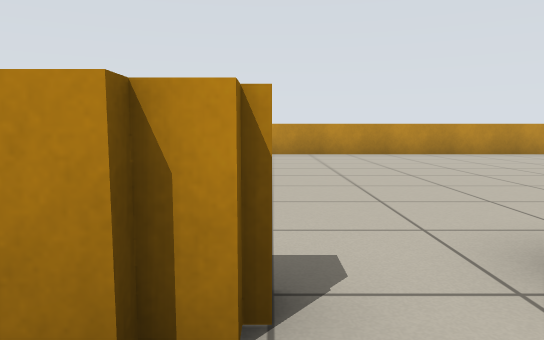
view 1 (above)

24 first-person views from a walk through a world built for the Player/Stage simulator. The camera is 0.66 m above the floor, tilts 6° down and sees 70° across. The lines on the ground mark 1 m squares. The floor is counted in squares, 1 m on a side. Each view is taken from the middle of a square. On the plan, view 1 faces up. The plan holds only what a view shows up to about 11 squares ahead; the rest is blank. The place goes on beyond the plan. Robots are left out.

view 2
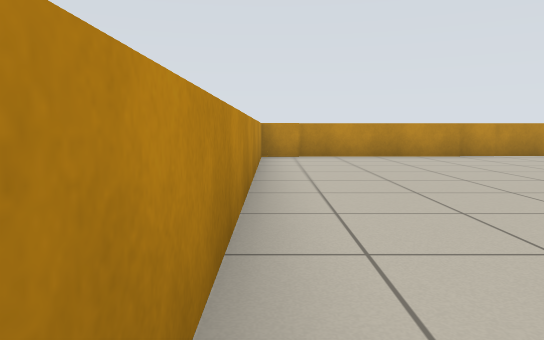

view 3
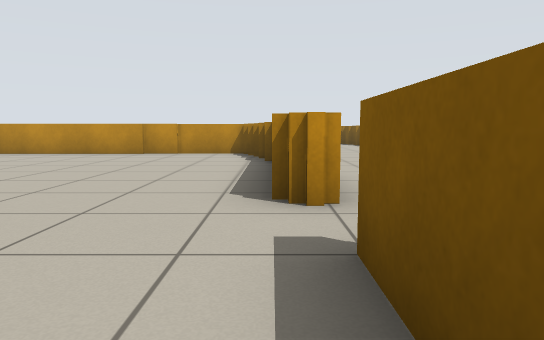

view 4
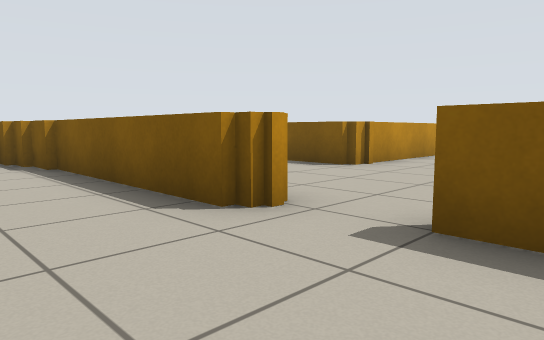

view 5
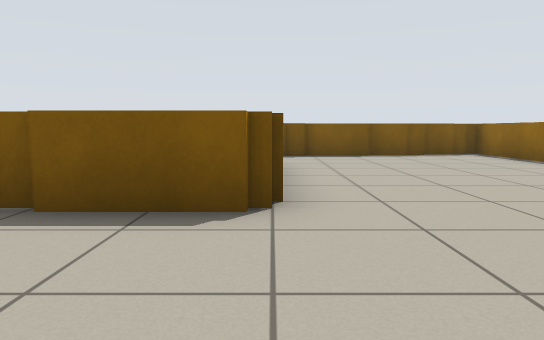

view 6
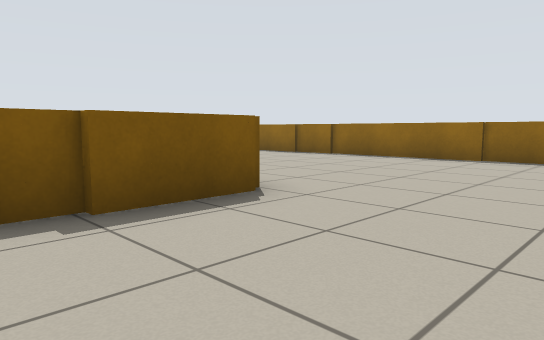

view 7
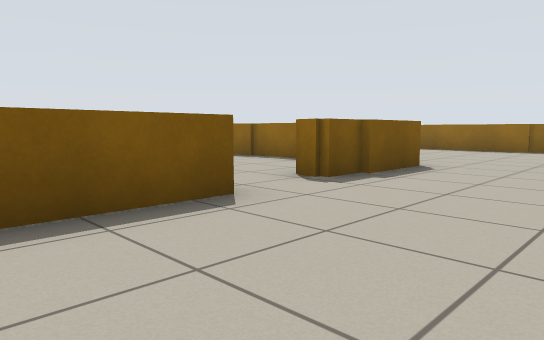

view 8
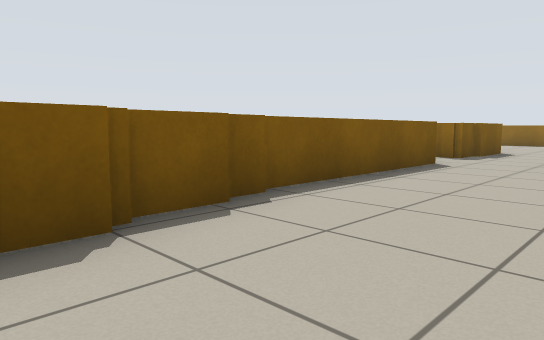

view 9
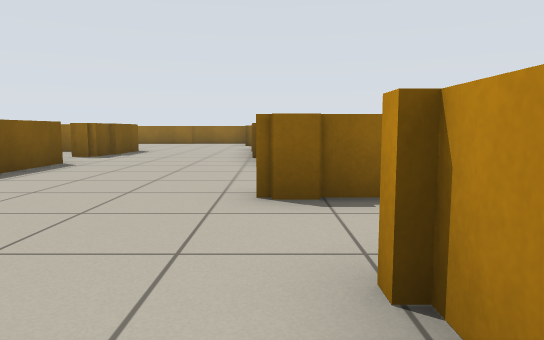

view 10
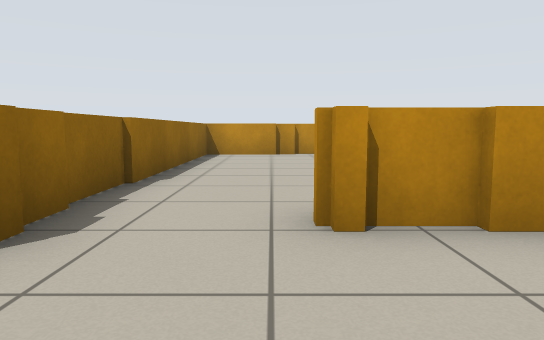

view 11
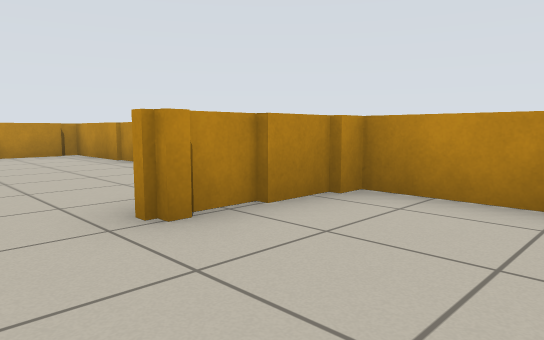

view 12
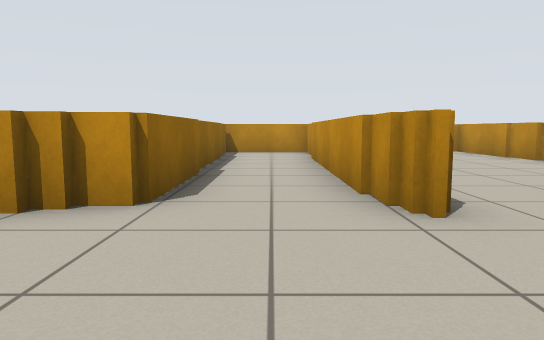

view 13
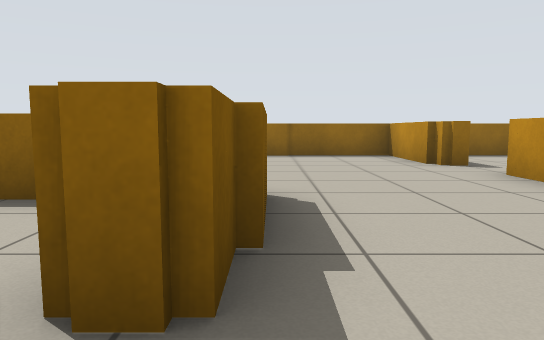

view 14
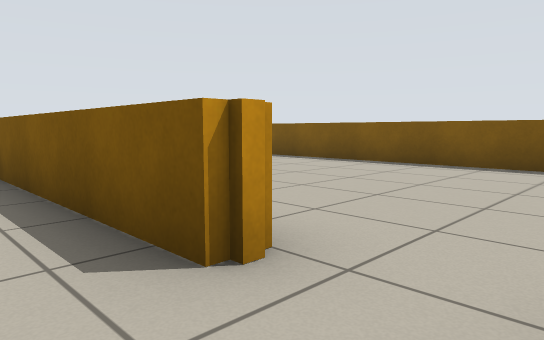

view 15
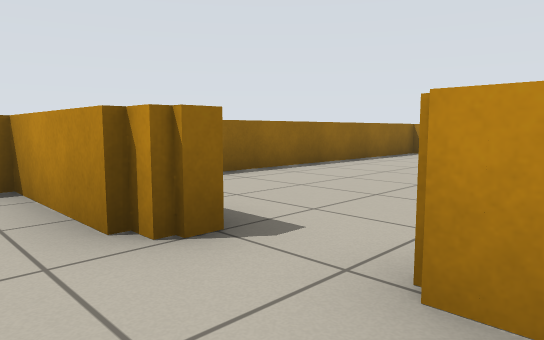

view 16
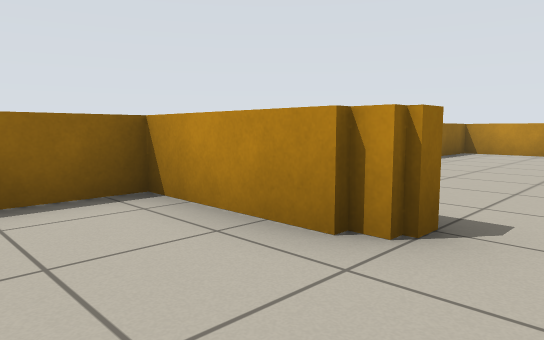

view 17
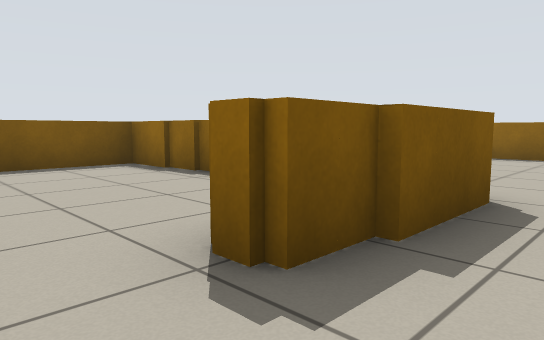

view 18
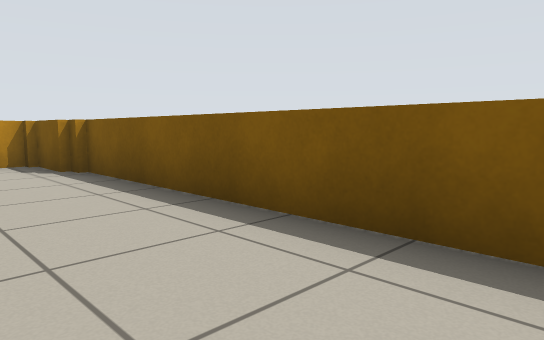

view 19
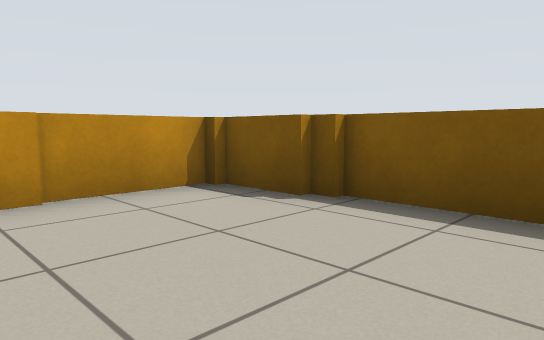

view 20
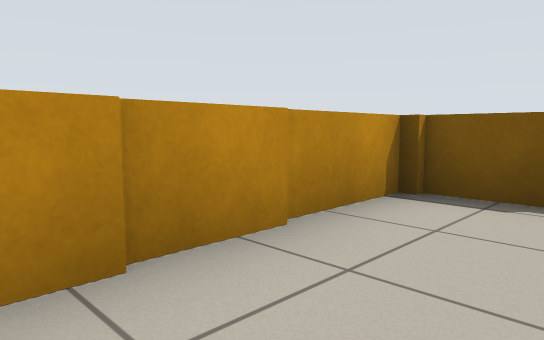

view 21
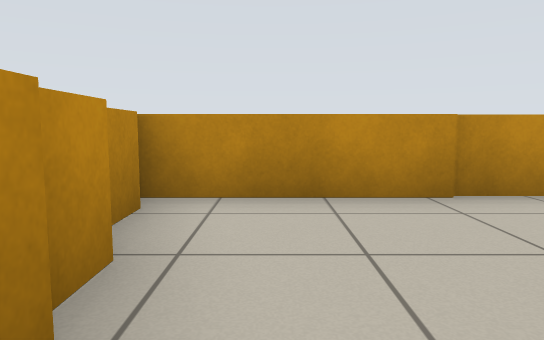

view 22
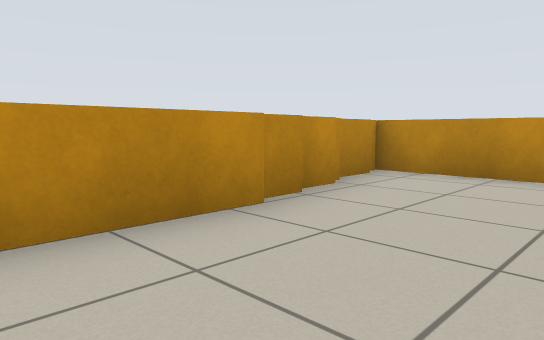

view 23
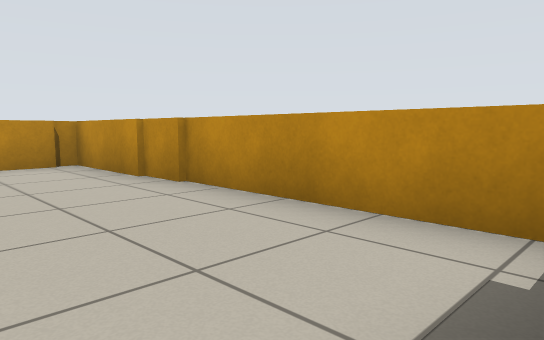

view 24
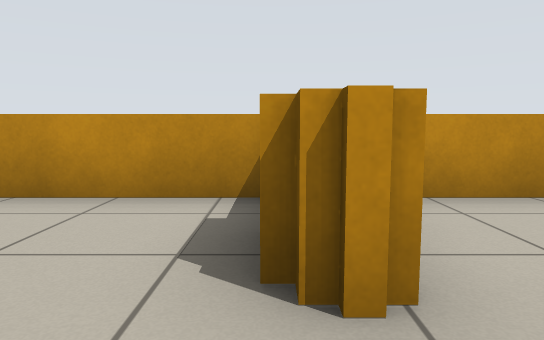

### Floor plan
Points are (right, up) in squares from view 1. A wall is a line through its corners. A room is listed if a view was taken in it or the views show most of it. See-through windows are left out.
Room 1 (views 1, 5, 6, 7, 8, 9, 10, 11, 12, 14, 15, 16, 17)
walls: (7.5, -2) (12.8, -2); (2.2, 1.4) (1.4, 1.4); (3, -5.9) (3, -2) (5.8, -2); (0, 1.5) (0, 1) (-2.8, 1) (-2.8, -5.4); (10.9, 2.2) (10.9, 9.9); (11.3, 2) (11.1, 2) (11.1, 2.4); (8.9, 4.9) (8.9, 2.3) (8, 2.3); (12.8, -1.7) (13.8, -1.7); (-2.5, -5.2) (-2.5, -6.1); (13.8, -1.4) (14.6, -1.4); (-0.5, -8.6) (2.8, -8.6); (-2.5, -6.8) (-2.5, -9.4) (-2.1, -9.4); (8.9, 8.1) (8.9, 5.4); (-2.1, -9.1) (-0.4, -9.1); (15.7, 0.4) (15.7, 2.3) (15.2, 2.3); (15.4, 2.6) (13.4, 2.6); (8.7, 9.9) (8.7, 8.9)
ways out: opening at (0.5, 2) to room 2; opening at (6.5, -2) to room 3; opening at (12.5, 3) to room 4
Room 2 (views 2, 3, 4)
walls: (1.4, 1.4) (1.4, 2) (6.9, 2); (6.8, 2.3) (7.9, 2.3); (8.4, 4.5) (8.4, 10.1); (-1.5, 1.5) (0, 1.5); (8.6, 2.8) (8.6, 4.6); (8.1, 10.2) (-2.8, 10.2) (-2.8, 2.9)
ways out: opening at (0.5, 2) to room 1
Room 3 (views 13, 18, 19, 20, 21, 22)
walls: (7.5, -2.5) (7.5, -2); (7.2, -8.2) (14.5, -8.2); (5.8, -2) (5.8, -2.9); (13.1, -2.5) (10.4, -2.5); (3.4, -4.1) (3.4, -7); (3.6, -6.9) (3.6, -8.2) (5.8, -8.2); (14.2, -2.2) (13.2, -2.2); (14.5, -7.9) (15.9, -7.9) (15.9, -5.9); (15.7, -6) (15.7, -1.6); (15.2, -1.9) (14.4, -1.9)
ways out: opening at (6.5, -2) to room 1
Room 4 (views 23, 24)
walls: (15.5, 8.1) (15.5, 10.5) (15.1, 10.5); (15.1, 10.2) (11.3, 10.2) (11.3, 3.4); (11.3, 3.2) (11.3, 2); (13.4, 2.6) (13.4, 3); (15.7, 3) (15.7, 8.2)
ways out: opening at (12.5, 3) to room 1

Positions as (right, up) in squares from view 1, and headings:
1: (0, 0), facing up
2: (-1, 10), facing right
3: (-2, 2), facing right
4: (-1, 4), facing down-right
5: (3, 1), facing down
6: (6, 1), facing down-left
7: (10, 1), facing down-left
8: (15, 1), facing down-left
9: (15, 2), facing left
10: (13, 0), facing up
11: (12, 0), facing up-right
12: (10, -1), facing up
13: (7, -2), facing left
14: (6, -1), facing down-right
15: (2, 0), facing up-left
16: (1, -1), facing up-left
17: (7, -1), facing down-left
18: (8, -6), facing down-right
19: (12, -5), facing down-right
20: (14, -4), facing down-right
21: (12, -3), facing right
22: (10, -5), facing up-right
23: (13, 3), facing up-right
24: (12, 3), facing right
